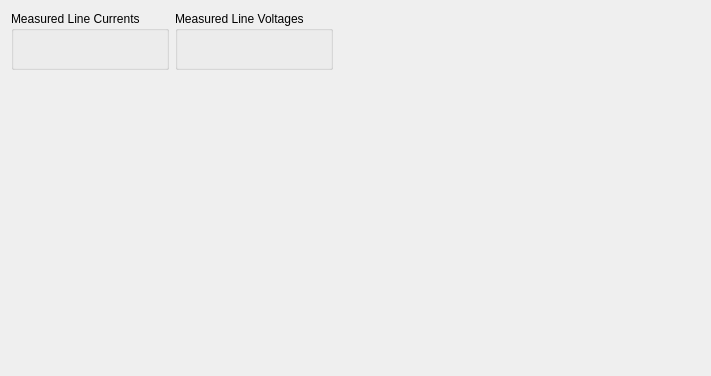
<?xml version="1.0" encoding="UTF-8"?>
<ui version="4.0">
 <class>Form</class>
 <widget class="QWidget" name="Form">
  <property name="geometry">
   <rect>
    <x>0</x>
    <y>0</y>
    <width>711</width>
    <height>376</height>
   </rect>
  </property>
  <property name="windowTitle">
   <string>Form</string>
  </property>
  <property name="can_file" stdset="0">
   <string>distributed_generation.sym</string>
  </property>
  <layout class="QGridLayout" name="gridLayout">
   <item row="3" column="0">
    <spacer name="verticalSpacer">
     <property name="orientation">
      <enum>Qt::Vertical</enum>
     </property>
     <property name="sizeHint" stdset="0">
      <size>
       <width>20</width>
       <height>40</height>
      </size>
     </property>
    </spacer>
   </item>
   <item row="2" column="0">
    <widget class="Scale" name="scale">
     <property name="frame" stdset="0">
      <string>StatusControlVolts2</string>
     </property>
     <property name="signal" stdset="0">
      <string>DiodeTemperature</string>
     </property>
    </widget>
   </item>
   <item row="2" column="1">
    <widget class="Scale" name="scale_2">
     <property name="frame" stdset="0">
      <string>StatusControlVolts2</string>
     </property>
     <property name="signal" stdset="0">
      <string>IGBTTemperature</string>
     </property>
    </widget>
   </item>
   <item row="0" column="2">
    <spacer name="horizontalSpacer">
     <property name="orientation">
      <enum>Qt::Horizontal</enum>
     </property>
     <property name="sizeHint" stdset="0">
      <size>
       <width>40</width>
       <height>20</height>
      </size>
     </property>
    </spacer>
   </item>
   <item row="0" column="0">
    <widget class="QGroupBox" name="groupBox">
     <property name="title">
      <string>Measured Line Currents</string>
     </property>
     <layout class="QVBoxLayout" name="verticalLayout">
      <item>
       <widget class="CompactEpc" name="compactepc">
        <property name="frame" stdset="0">
         <string>StatusLineCurrents</string>
        </property>
        <property name="signal" stdset="0">
         <string>L1Current_measured</string>
        </property>
        <property name="label_override" stdset="0">
         <string>L1</string>
        </property>
       </widget>
      </item>
      <item>
       <widget class="CompactEpc" name="compactepc_2">
        <property name="frame" stdset="0">
         <string>StatusLineCurrents</string>
        </property>
        <property name="signal" stdset="0">
         <string>L2Current_measured</string>
        </property>
        <property name="label_override" stdset="0">
         <string>L2</string>
        </property>
       </widget>
      </item>
      <item>
       <widget class="CompactEpc" name="compactepc_3">
        <property name="frame" stdset="0">
         <string>StatusLineCurrents</string>
        </property>
        <property name="signal" stdset="0">
         <string>L3Current_measured</string>
        </property>
        <property name="label_override" stdset="0">
         <string>L3</string>
        </property>
       </widget>
      </item>
      <item>
       <widget class="CompactEpc" name="compactepc_7">
        <property name="frame" stdset="0">
         <string>StatusACParameters</string>
        </property>
        <property name="signal" stdset="0">
         <string>CurrentAC_measured</string>
        </property>
        <property name="label_override" stdset="0">
         <string>Average</string>
        </property>
       </widget>
      </item>
     </layout>
    </widget>
   </item>
   <item row="0" column="1">
    <widget class="QGroupBox" name="groupBox_2">
     <property name="title">
      <string>Measured Line Voltages</string>
     </property>
     <layout class="QVBoxLayout" name="verticalLayout_2">
      <item>
       <widget class="CompactEpc" name="compactepc_4">
        <property name="frame" stdset="0">
         <string>StatusLineVoltages</string>
        </property>
        <property name="signal" stdset="0">
         <string>L1Voltage_measured</string>
        </property>
        <property name="label_override" stdset="0">
         <string>L1</string>
        </property>
       </widget>
      </item>
      <item>
       <widget class="CompactEpc" name="compactepc_5">
        <property name="frame" stdset="0">
         <string>StatusLineVoltages</string>
        </property>
        <property name="signal" stdset="0">
         <string>L2Voltage_measured</string>
        </property>
        <property name="label_override" stdset="0">
         <string>L2</string>
        </property>
       </widget>
      </item>
      <item>
       <widget class="CompactEpc" name="compactepc_6">
        <property name="frame" stdset="0">
         <string>StatusLineVoltages</string>
        </property>
        <property name="signal" stdset="0">
         <string>L3Voltage_measured</string>
        </property>
        <property name="label_override" stdset="0">
         <string>L3</string>
        </property>
       </widget>
      </item>
      <item>
       <widget class="CompactEpc" name="compactepc_8">
        <property name="frame" stdset="0">
         <string>StatusACParameters</string>
        </property>
        <property name="signal" stdset="0">
         <string>VoltageAC_measured</string>
        </property>
        <property name="label_override" stdset="0">
         <string>Average</string>
        </property>
       </widget>
      </item>
     </layout>
    </widget>
   </item>
  </layout>
 </widget>
 <customwidgets>
  <customwidget>
   <class>CompactEpc</class>
   <extends>Epc</extends>
   <header>epyq.widgets.compactepc</header>
  </customwidget>
  <customwidget>
   <class>Epc</class>
   <extends>QWidget</extends>
   <header>epyq.widgets.epc</header>
  </customwidget>
  <customwidget>
   <class>Scale</class>
   <extends>QWidget</extends>
   <header>epyq.widgets.scale</header>
  </customwidget>
 </customwidgets>
 <resources/>
 <connections/>
</ui>
